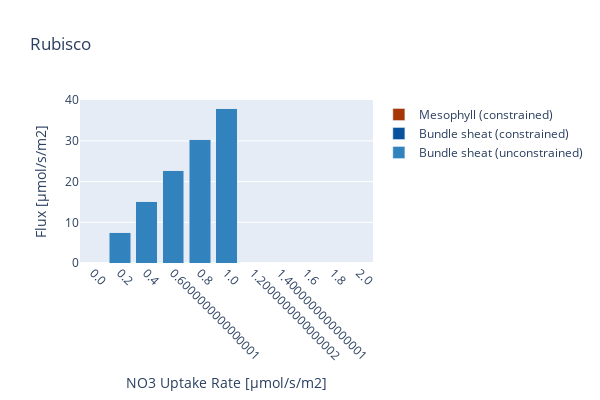

Notebook source saved alongside this figure:
### Code cell
create_bar_plot_rxn(D_fba, D_exp,
                    {'[M]_RBC_h':'Mesophyll (constrained)','[B]_RBC_h_Ex':'Bundle sheat (constrained)',
                 '[B]_RBC_h': 'Bundle sheat (unconstrained)'}, 'Rubisco', xaxis_title,
                    stacked = True, save_fig=save_fig)

### Figure 1 — Plotly figure (JSON) as saved in the notebook; plotly's stock layout.template omitted (floating-point values rounded to 4 significant figures)
{"data": [{"marker": {"color": "rgb(49,130,189)"}, "name": "Bundle sheat (unconstrained)", "type": "bar", "x": ["0.0", "0.2", "0.4", "0.6000000000000001", "0.8", "1.0", "1.2000000000000002", "1.4000000000000001", "1.6", "1.8", "2.0"], "y": [0, 7.61, 15.22, 22.83, 30.44, 38.05, 0, 0, 0, 0, 0]}, {"marker": {"color": "rgb(8,81,156)"}, "name": "Bundle sheat (constrained)", "type": "bar", "x": ["0.0", "0.2", "0.4", "0.6000000000000001", "0.8", "1.0", "1.2000000000000002", "1.4000000000000001", "1.6", "1.8", "2.0"], "y": [0, 0, 0, 2.055e-13, 2.662e-16, 0, 0, 0, 0, 0, 0]}, {"marker": {"color": "rgb(166,54,3)"}, "name": "Mesophyll (constrained)", "type": "bar", "x": ["0.0", "0.2", "0.4", "0.6000000000000001", "0.8", "1.0", "1.2000000000000002", "1.4000000000000001", "1.6", "1.8", "2.0"], "y": [0, 8.108e-16, 2.416e-16, 1.819e-13, 1.945e-14, 0, 0, 0, 0, 0, 0]}], "layout": {"barmode": "stack", "height": 400, "margin": {"b": 100}, "title": {"text": "Rubisco"}, "width": 600, "xaxis": {"tickangle": 45, "title": {"text": "NO3 Uptake Rate [µmol/s/m2]"}}, "yaxis": {"autorange": true, "title": {"text": "Flux [µmol/s/m2]"}}}}
